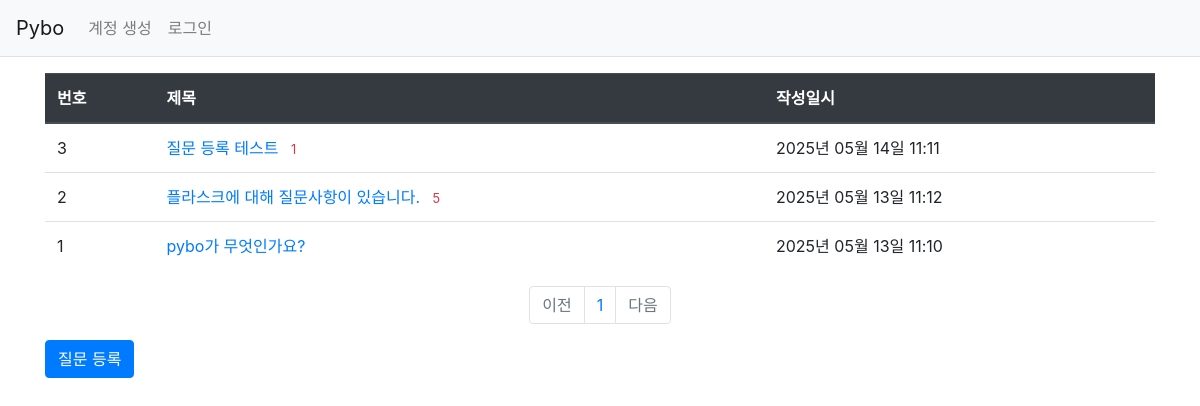
Page /question/list/ on the earlier database version.
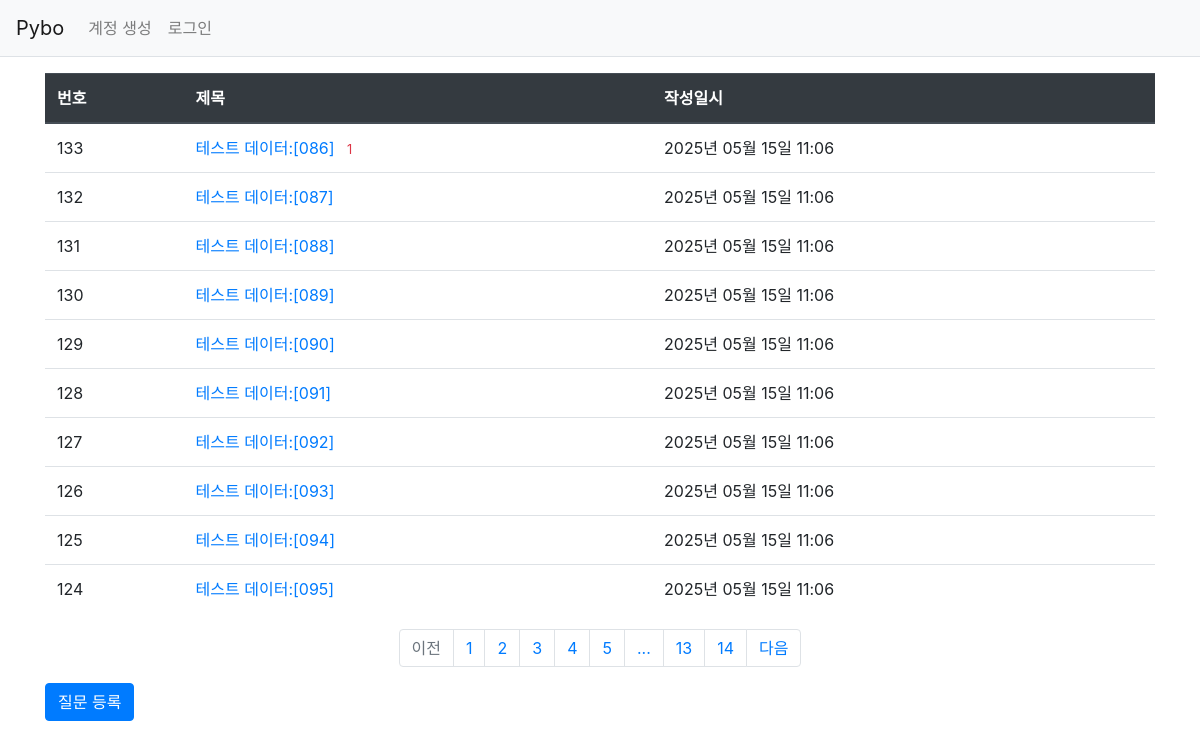
Same page on the later database version.
### pybo/models.py (models this page shows)
class Question(db.Model):
    id = db.Column(db.Integer, primary_key=True)
    subject = db.Column(db.String(200), nullable=False)
    content = db.Column(db.Text(), nullable=False)
    create_date = db.Column(db.DateTime(), nullable=False)

### pybo/views/question_views.py (the view)
@bp.route('/list/')
def _list():
    page=request.args.get('page',type=int,default=1) #페이징
    question_list = Question.query.order_by(Question.create_date.desc())
    question_list = question_list.paginate(page=page,per_page=10)
    return render_template('question/question_list.html',question_list = question_list)

### pybo/filter.py (called while the page is built)
def format_datetime(value,fmt='%Y년 %m월 %d일 %H:%M'):
    return value.strftime(fmt)

### pybo/templates/question/question_list.html
{%extends 'base.html'%}
{%block content%}
<div class="container my-3">
    <table class="table">
        <thead>
        <tr class="thead-dark">
            <th>번호</th>
            <th>제목</th>
            <th>작성일시</th>
        </tr>
        </thead>
        <tbody>
        {%if question_list %}
        {%for question in question_list.items%}
        <tr>
            <td>{{question_list.total-((question_list.page-1)*question_list.per_page)-loop.index0}}</td>
            <td>
                <a href="{{url_for('question.detail',question_id=question.id)}}">{{question.subject}}</a>
                {%if question.answer_set|length > 0%}
                <span class="text-danger small ml-2">
                    {{question.answer_set|length}}
                </span>
                {%endif%}
            </td>
            <td>{{question.create_date|datetime}}</td>
        </tr>
        {%endfor%}
        {%else%}
        <tr>
            <td colspan="3">질문이 없습니다.</td>
        </tr>
        {%endif%}
        </tbody>
    </table>
    <ul class="pagination justify-content-center">
        {%if question_list.has_prev%}
        <li class="page-item">
            <a class="page-link" href="?page={{question_list.prev_num}}">이전</a>
        </li>
        {%else%}
        <li class="page-item disabled">
            <a class="page-link" tabindex="-1" aria-disabled="true" href="#">이전</a>
        </li>
        {%endif%}
        {%for page_num in question_list.iter_pages()%}
            {%if page_num%}
                {%if page_num !=question_list.page%}
                <li class="page-item">
                    <a class="page-link" href="?page={{page_num}}">{{page_num}}</a>
                </li>
                {%else%}
                <li class="page-item acitve" aria-current="page">
                    <a class="page-link" href="#">{{page_num}}</a>
                </li>
                {%endif%}
            {%else%}
            <li class="disabled">
                <a class="page-link" href="#">...</a>
            </li>
            {%endif%}
        {%endfor%}
        {%if question_list.has_next%}
        <li class="page-item">
            <a class="page-link" href="?page={{question_list.next_num}}">다음</a>
        </li>
        {%else%}
        <li class="page-item disabled">
            <a class="page-link" tabinedx="-1" aria-disabled="true" href="#">다음</a>
        </li>
        {%endif%}
    </ul>
    <a href="{{url_for('question.create')}}" class="btn btn-primary">질문 등록</a>
</div>
{%endblock%}

### pybo/templates/base.html (shortened to what this page needs)
<!DOCTYPE html>
<html lang="ko">
<head>
    <link rel="stylesheet" href="{{url_for('static',filename='bootstrap.min.css')}}">
    <link rel="stylesheet" href="{{url_for('static',filename='style.css')}}">
</head>
<body>
{%include 'navbar.html'%}
{%block content%}
{%endblock%}
</body>
</html>

### pybo/templates/navbar.html (shortened to what this page needs)
<nav class="navbar navbar-expand-lg navbar-light bg-light border-bottom">
    <a class="navbar-brand" href="{{url_for('main.index')}}">Pybo</a>
    <div class="collapse navbar-collapse flex-grow-0" id="navbarNav">
        <ul class="navbar-nav">
            <li class="nav-item">
                <a class="nav-link" href="#">계정 생성</a>
            </li>
            <li class="nav-item">
                <a class="nav-link" href="#">로그인</a>
            </li>
        </ul>
    </div>
</nav>

Differences in the rows shown:
no longer on this page (row unchanged): Question: id "3", subject "질문 등록 테스트", answer_set|length "1", create_date "2025년 05월 14일 11:11"
no longer on this page (row unchanged): Question: id "2", subject "플라스크에 대해 질문사항이 있습니다.", answer_set|length "5", create_date "2025년 05월 13일 11:12"
no longer on this page (row unchanged): Question: id "1", subject "pybo가 무엇인가요?", create_date "2025년 05월 13일 11:10"
added Question: total "133", subject "테스트 데이터:[086]", answer_set|length "1", create_date "2025년 05월 15일 11:06"
added Question: total "132", subject "테스트 데이터:[087]", create_date "2025년 05월 15일 11:06"
added Question: total "131", subject "테스트 데이터:[088]", create_date "2025년 05월 15일 11:06"
added Question: total "130", subject "테스트 데이터:[089]", create_date "2025년 05월 15일 11:06"
added Question: total "129", subject "테스트 데이터:[090]", create_date "2025년 05월 15일 11:06"
added Question: total "128", subject "테스트 데이터:[091]", create_date "2025년 05월 15일 11:06"
added Question: total "127", subject "테스트 데이터:[092]", create_date "2025년 05월 15일 11:06"
added Question: total "126", subject "테스트 데이터:[093]", create_date "2025년 05월 15일 11:06"
added Question: total "125", subject "테스트 데이터:[094]", create_date "2025년 05월 15일 11:06"
added Question: total "124", subject "테스트 데이터:[095]", create_date "2025년 05월 15일 11:06"
Other differences:
new list line: "2"
new list line: "3"
new list line: "4"
new list line: "5"
new list line: "13"
new list line: "14"
